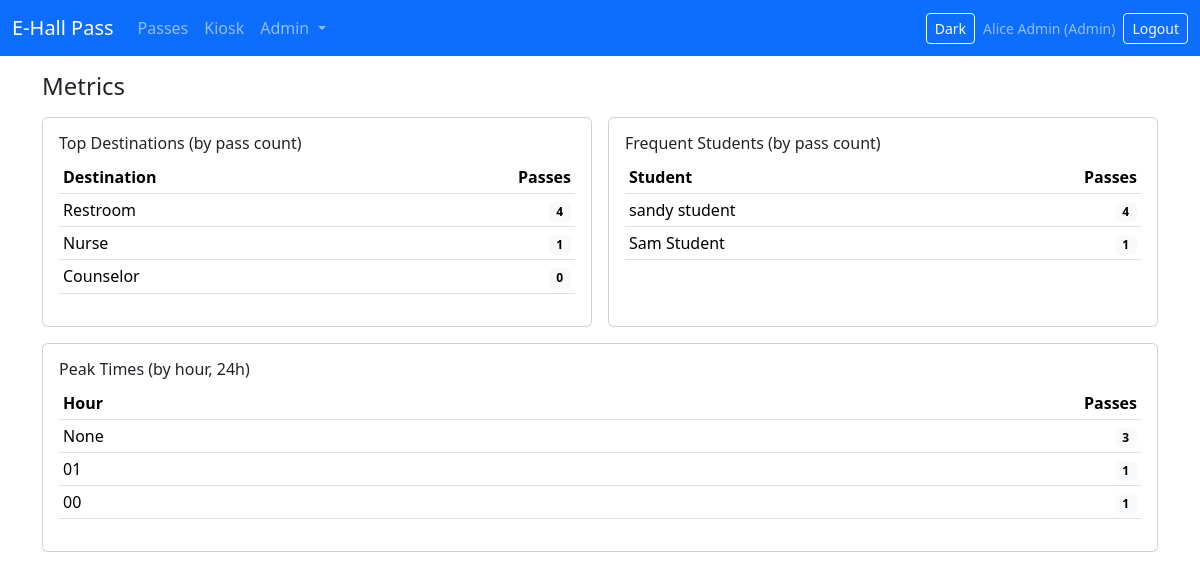
/admin/metrics (signed in), run on the app's committed database.
### app/models/core.py (models this page shows, shortened)
class User(UserMixin, db.Model):
    __tablename__ = "users"
    id: Mapped[int] = mapped_column(Integer, primary_key=True)
    email: Mapped[str] = mapped_column(String(255), unique=True, nullable=False, index=True)
    full_name: Mapped[str] = mapped_column(String(255), nullable=False)
    password_hash: Mapped[str] = mapped_column(String(255), nullable=True)  # nullable for SSO-only accounts
    is_active_flag: Mapped[int] = mapped_column(Integer, default=1, nullable=False)
    role_id: Mapped[int] = mapped_column(ForeignKey("roles.id"), nullable=False)
    role: Mapped["Role"] = relationship("Role", back_populates="users")
    @property
    def is_active(self):  # type: ignore[override]
        return bool(self.is_active_flag)

class Role(db.Model):
    __tablename__ = "roles"
    id: Mapped[int] = mapped_column(Integer, primary_key=True)
    name: Mapped[str] = mapped_column(String(50), unique=True, nullable=False)  # Admin, Teacher, Student
    users: Mapped[list["User"]] = relationship("User", back_populates="role")

class Destination(db.Model):
    __tablename__ = "destinations"
    id: Mapped[int] = mapped_column(Integer, primary_key=True)
    name: Mapped[str] = mapped_column(String(120), unique=True, nullable=False)
    default_minutes: Mapped[int] = mapped_column(Integer, nullable=False, default=5)
    max_concurrent: Mapped[int] = mapped_column(Integer, nullable=False, default=-1)  # -1 = unlimited

### app/routes/admin.py (the view)
@bp.route("/metrics")
@login_required
def metrics():
    redir = require_admin()
    if redir:
        return redir
    dest_counts = (
        db.session.query(Destination.name, db.func.count(Pass.id))
        .join(Pass, Pass.destination_id == Destination.id, isouter=True)
        .group_by(Destination.id)
        .order_by(db.func.count(Pass.id).desc())
        .limit(10)
        .all()
    )
    student_counts = (
        db.session.query(User.full_name, db.func.count(Pass.id))
        .join(Pass, Pass.student_id == User.id)
        .group_by(User.id)
        .order_by(db.func.count(Pass.id).desc())
        .limit(10)
        .all()
    )
    hourly = (
        db.session.query(db.func.strftime("%H", Pass.issued_at), db.func.count(Pass.id))
        .group_by(db.func.strftime("%H", Pass.issued_at))
        .order_by(db.func.count(Pass.id).desc())
        .all()
    )
    return render_template("admin/metrics.html", dest_counts=dest_counts, student_counts=student_counts, hourly=hourly)

### app/models/core.py (called while the page is built)
@login_manager.user_loader
def load_user(user_id: str) -> Optional["User"]:
    return db.session.get(User, int(user_id))

### app/routes/admin.py (called while the page is built)
def require_admin():
    if current_user.role.name != "Admin":
        flash("Admin access required.", "danger")
        return redirect(url_for("main.dashboard"))
    return None

### app/templates/admin/metrics.html
{% extends "_base.html" %}
{% block content %}
<h4 class="mb-3">Metrics</h4>
<div class="row g-3">
  <div class="col-md-6">
    <div class="card h-100">
      <div class="card-body">
        <h6 class="card-title">Top Destinations (by pass count)</h6>
        {% if dest_counts %}
        <div class="table-responsive">
          <table class="table table-sm align-middle">
            <thead>
              <tr><th>Destination</th><th class="text-end">Passes</th></tr>
            </thead>
            <tbody>
              {% for name, count in dest_counts %}
              <tr>
                <td>{{ name or '—' }}</td>
                <td class="text-end"><span class="badge text-bg-light">{{ count }}</span></td>
              </tr>
              {% endfor %}
            </tbody>
          </table>
        </div>
        {% else %}
          <div class="text-muted">No data yet.</div>
        {% endif %}
      </div>
    </div>
  </div>
  <div class="col-md-6">
    <div class="card h-100">
      <div class="card-body">
        <h6 class="card-title">Frequent Students (by pass count)</h6>
        {% if student_counts %}
        <div class="table-responsive">
          <table class="table table-sm align-middle">
            <thead>
              <tr><th>Student</th><th class="text-end">Passes</th></tr>
            </thead>
            <tbody>
              {% for name, count in student_counts %}
              <tr>
                <td>{{ name or '—' }}</td>
                <td class="text-end"><span class="badge text-bg-light">{{ count }}</span></td>
              </tr>
              {% endfor %}
            </tbody>
          </table>
        </div>
        {% else %}
          <div class="text-muted">No data yet.</div>
        {% endif %}
      </div>
    </div>
  </div>
  <div class="col-12">
    <div class="card">
      <div class="card-body">
        <h6 class="card-title">Peak Times (by hour, 24h)</h6>
        {% if hourly %}
        <div class="table-responsive">
          <table class="table table-sm align-middle">
            <thead>
              <tr><th>Hour</th><th class="text-end">Passes</th></tr>
            </thead>
            <tbody>
              {% for hh, count in hourly %}
              <tr>
                <td>{{ hh }}</td>
                <td class="text-end"><span class="badge text-bg-light">{{ count }}</span></td>
              </tr>
              {% endfor %}
            </tbody>
          </table>
        </div>
        {% else %}
          <div class="text-muted">No data yet.</div>
        {% endif %}
      </div>
    </div>
  </div>
</div>
{% endblock %}

### app/templates/_base.html (shortened to what this page needs)
<!doctype html>
<html lang="en" data-bs-theme="light">
<head>
  <link href="https://cdn.jsdelivr.net/npm/bootstrap@5.3.3/dist/css/bootstrap.min.css" rel="stylesheet">
  <link href="{{ url_for('static', filename='css/styles.css') }}" rel="stylesheet">
</head>
<body>
<nav class="navbar navbar-expand-lg navbar-dark bg-primary mb-3">
  <div class="container-fluid">
    <a class="navbar-brand" href="{{ url_for('main.dashboard') }}">E-Hall Pass</a>
    <div id="navbarsExample" class="collapse navbar-collapse">
      <ul class="navbar-nav me-auto mb-2 mb-lg-0">
        {% if current_user.is_authenticated %}
          <li class="nav-item"><a class="nav-link" href="{{ url_for('passes.index') }}">Passes</a></li>
          <li class="nav-item"><a class="nav-link" href="{{ url_for('kiosk.view') }}" target="_blank">Kiosk</a></li>
          {% if current_user.role.name == 'Admin' %}
            <li class="nav-item dropdown">
              <a class="nav-link dropdown-toggle" href="#" id="adminDropdown" role="button" data-bs-toggle="dropdown" aria-expanded="false">
                Admin
              </a>
            </li>
          {% endif %}
        {% endif %}
      </ul>
      <div class="d-flex align-items-center gap-2">
        <button id="darkToggle" class="btn btn-outline-light btn-sm">Dark</button>
        {% if current_user.is_authenticated %}
          <span class="navbar-text small">{{ current_user.full_name }} ({{ current_user.role.name }})</span>
          <a class="btn btn-outline-light btn-sm" href="{{ url_for('auth.logout') }}">Logout</a>
        {% else %}
          <a class="btn btn-outline-light btn-sm" href="{{ url_for('auth.login') }}">Login</a>
        {% endif %}
      </div>
    </div>
  </div>
</nav>
<main class="container">
  {% block content %}{% endblock %}
</main>
</body>
</html>

### app/static/css/styles.css (style rules this page uses)
:root { --blink-red: #dc3545; }

### data on the page
User: full_name "Alice Admin"
Role: role.name "Admin"
Destination: name "Restroom", count "4"
Destination: name "Nurse", max_concurrent "1"
Destination: name "Counselor", count "0"
User: full_name "sandy student", count "4"
User: full_name "Sam Student", is_active_flag "1"

### other printed values
{{ hh }} "None" "01" "00"
{{ count }} "3" "1" "1"
